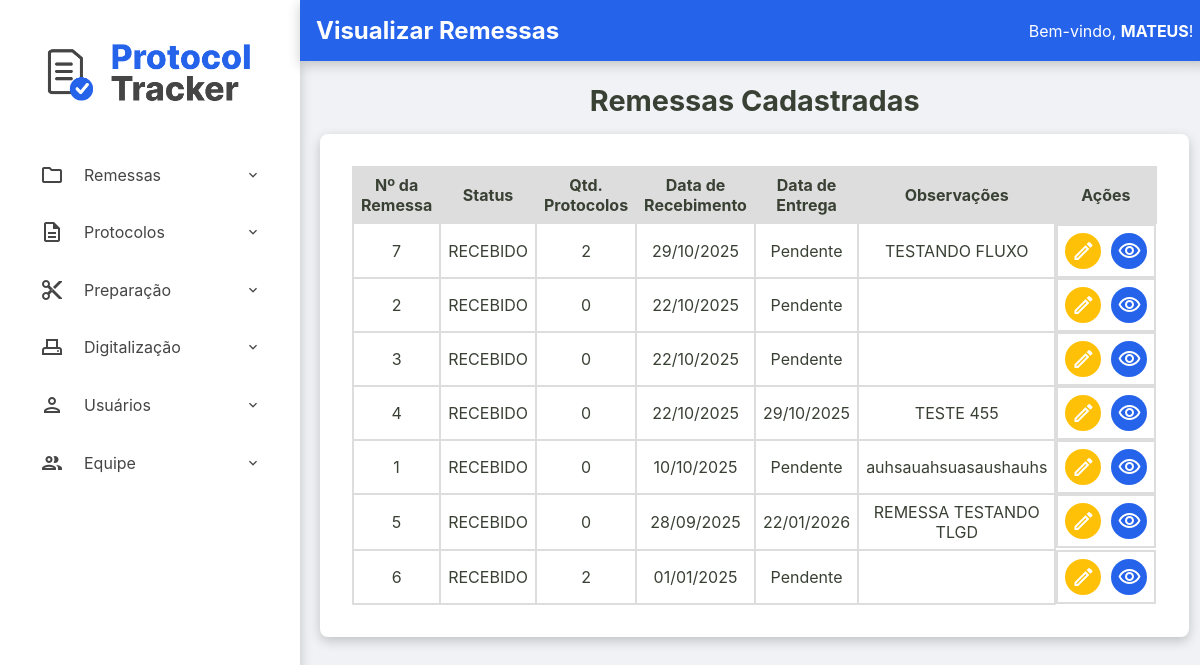
The app's page /admin/remessas/visualizar-remessas (signed in), older data.
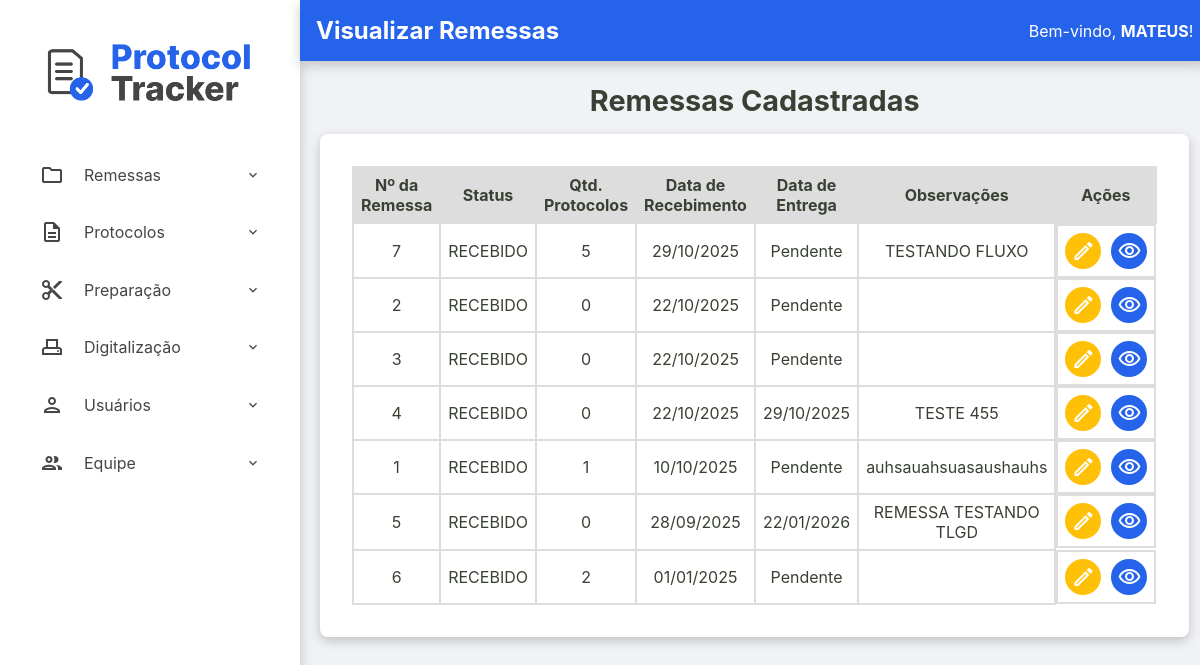
The same page, newer data.
### tables this page shows
CREATE TABLE remessas (
    numero_remessa INTEGER PRIMARY KEY, -- SQLite vai gerenciar o autoincremento aqui
    id TEXT NOT NULL UNIQUE, -- Seu ID de texto continua sendo obrigatório e único
    data_recebimento TEXT NOT NULL,
    data_entrega TEXT NULL,
    status TEXT NOT NULL DEFAULT 'RECEBIDO',
    quantidade_protocolos INTEGER NULL CHECK (quantidade_protocolos >= 0),
    id_administrador INTEGER NOT NULL,
    observacoes TEXT NULL,
    FOREIGN KEY (id_administrador) REFERENCES usuarios (id)
  );

### src/Controller/Admin/RemessaController.php (called while the page is built, shortened)
<?php
class RemessaController
{
    public function exibirRemessas(?string $erro = null)
    {
        try {
            $listaRemessas = $this->remessaRepository->all();
            require __DIR__ . '/../../../templates/admin/visualizar-remessas.php';
        } catch (Exception $e) {
            $this->home($e->getMessage());
        }
    }
}

### src/Repository/RemessaRepository.php (called while the page is built, shortened)
<?php
class RemessaRepository implements RemessaRepositoryInterface
{
    private PDO $connection;
    public function __construct(PDO $connection)
    {
        $this->connection = $connection;
    }
    public function all(): array
    {
        $sqlQuery = "SELECT * FROM remessas ORDER BY data_recebimento DESC;";
        $stmt = $this->connection->query($sqlQuery);
        return $this->hidrataLista($stmt);
    }
    private function hidrataLista(PDOStatement $stmt): array
    {
        $listaDeRemessas = [];
        while($dadosRemessa = $stmt->fetch()){
            $listaDeRemessas[] = Remessa::fromArray($dadosRemessa);
        }
        return $listaDeRemessas;
    }
}

### src/Model/Remessa.php (called while the page is built, shortened)
<?php
class Remessa {
    public function getId(): string { return $this->id; }
    public function getNumeroRemessa(): int { return $this->numero_remessa; }
    public function getDataRecebimento(): DateTimeImmutable { return $this->data_recebimento; }
    public function getDataEntrega(): ?DateTimeImmutable { return $this->data_entrega; }
    public function getStatus(): string { return $this->status; }
    public function getQuantidadeProtocolos(): ?int { return $this->quantidade_protocolos; }
    public function getObservacoes(): ?string { return $this->observacoes; }
    public static function fromArray(array $array): self
    {
        try {
            $data_recebimento = new DateTimeImmutable($array['data_recebimento']);
            $data_entrega = isset($array['data_entrega']) ? new DateTimeImmutable($array['data_entrega']) : null;
        } catch (Exception $e) {
            throw new Exception("Falha ao criar data");
        }
        return new self(
            $array['id'],
            (int) $array['numero_remessa'] ?? null,
            $data_recebimento,
            $data_entrega,
            $array['status'],
            isset($array['quantidade_protocolos']) ? (int)$array['quantidade_protocolos'] : null,
            (int)$array['id_administrador'],
            $array['observacoes'] ?? null
        );
    }
}

### templates/admin/visualizar-remessas.php (the view, shortened to what this page needs)
<?php require __DIR__ . '/../components/_header.php'; ?>
<h2>Remessas Cadastradas</h2>
<section class="listagem-container">
    <table id="tabela-remessas" class="protocolos-table datatable-js">
        <thead>
            <tr>
                <th>Nº da Remessa</th>
                <th>Status</th>
                <th>Qtd. Protocolos</th>
                <th>Data de Recebimento</th>
                <th>Data de Entrega</th>
                <th>Observações</th>
                <th class="acoes-header">Ações</th>
            </tr>
        </thead>
        <tbody>
            <?php foreach ($listaRemessas as $remessa): ?>
                <tr>
                    <td><?= htmlspecialchars($remessa->getNumeroRemessa()) ?></td>
                    <td><?= htmlspecialchars($remessa->getStatus()) ?></td>
                    <td><?= htmlspecialchars($remessa->getQuantidadeProtocolos() ?? 0) ?></td>
                    <td><?= $remessa->getDataRecebimento() ? $remessa->getDataRecebimento()->format('d/m/Y') : 'N/A' ?></td>
                    <td><?= $remessa->getDataEntrega() ? $remessa->getDataEntrega()->format('d/m/Y') : 'Pendente' ?></td>
                    <td><?= htmlspecialchars($remessa->getObservacoes() ?? '') ?></td>
                    <td class="acoes-cell">
                        <a href="/admin/remessas/editar-remessa?id=<?= htmlspecialchars($remessa->getId()) ?>" class="btn-acao btn-editar" title="Editar Remessa">
                            <span class="material-icons-outlined">edit</span>
                        </a>
                        <a href="/admin/remessas/protocolos?id=<?= htmlspecialchars($remessa->getId()) ?>" class="btn-acao btn-detalhes" title="Ver Detalhes/Protocolos">
                            <span class="material-icons-outlined">visibility</span>
                        </a>
                    </td>
                </tr>
            <?php endforeach; ?>
        </tbody>
    </table>
</section>
<?php require __DIR__ . '/../components/_footer.php'; ?>

Row changes from the older to the newer data that the page shows:
changed remessas "TESTANDO FLUXO": quantidade_protocolos "2" → "5"
changed remessas "auhsauahsuasaushauhs": quantidade_protocolos "0" → "1"
